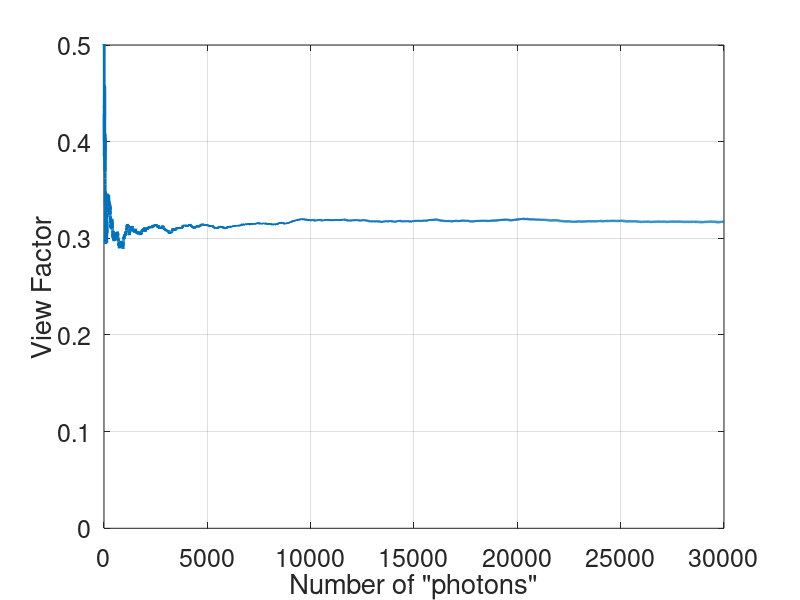
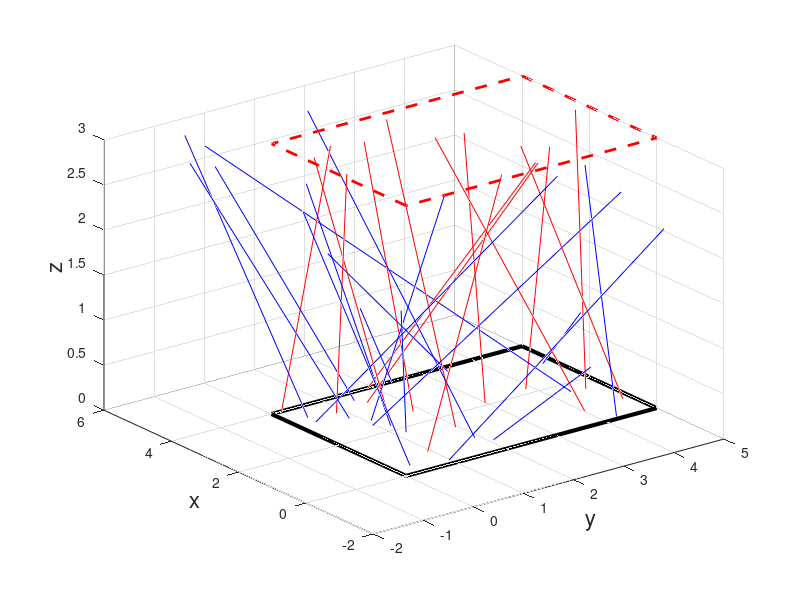

MATLAB code to generate these figures, in order:
% EJR 2016
% Determine diffuse view factor 
%  across 5x4x3 box furnace

numberOfPhotons = 30000;

X = 5; % Box Furnace Dimensions
Y = 4;
Z = 3; 

x1 = rand(numberOfPhotons,1).*X; % Start position
y1 = rand(numberOfPhotons,1).*Y;
 R = rand(numberOfPhotons,1); % (Random number, uniformly distributed from 0-1)
theta   = acos(sqrt(R));  % Emission angle! (To produce Uniform likelihood over unit hemisphere surface)
                          % To see why this gives uniform flux to a hemisphere, refer to: 
                          % Chen (2007) http://dx.doi.org/10.1103/PhysRevE.75.051504
                          % Or Rees (2015) http://dx.doi.org/10.1016/j.bpj.2015.09.023 
   phi  = 2*pi*rand(numberOfPhotons,1);

x3 = x1 + Z.*tan(theta).*cos(phi);
y3 = y1 + Z.*tan(theta).*sin(phi);

viewList13 = (x3>0).*(y3>0).*(x3<X).*(y3<Y);
viewFactor = sum(viewList13)/numberOfPhotons


viewFactorN = cumsum(viewList13)./(1:numberOfPhotons)' ;

figure(1)
plot(viewFactorN, 'lineWidth', 2)
xlabel('Number of "photons"', 'fontSize', 18)
ylabel('View Factor', 'fontSize', 18)
set(gca, 'fontSize', 18)
ylim([0 0.5])
grid on


%% 
myCol = zeros(length(viewList13), 3);
myCol(:,1) = (viewList13 == 1);
myCol(:,3) = (viewList13 == 0);

figure(3)
plot3([x1(1), x3(1)], [y1(1), y3(1)], [0 3], 'color' , myCol(1,:))
hold on
  for lp = 2:30
     plot3([x1(lp), x3(lp)], [y1(lp), y3(lp)], [0 3], 'color' , myCol(lp,:)) 
  end
  xlim([-2 5])
  ylim([-2 6])
  grid on
hold off
xlabel('y', 'fontSize', 16);
ylabel('x', 'fontSize', 16);
zlabel('z', 'fontSize', 16);

hold on
  plot3([0,0,X,X,0],[0,Y,Y,0,0], [0,0,0,0,0], 'k', 'lineWidth', 3);
  plot3([0,0,X,X,0],[0,Y,Y,0,0], [Z,Z,Z,Z,Z], 'r--', 'lineWidth', 2);
hold off
%%
% Exact method:

X = 4/3;
Y = 5/3;

F12 = (2/(pi*X*Y))*( (log( ((1+X^2)*(1+Y^2)/(1+X^2+Y^2))^0.5 )) ...
       + X*sqrt(1+Y^2)*atan(X/(sqrt(1+Y^2))) ... 
       + Y*sqrt(1+X^2)*atan(Y/(sqrt(1+X^2))) ...
       - X*atan(X) - Y*atan(Y) )
 

%%
% 2D opposing strips H = 3;
H=3;

F12 = sqrt(1+H^2) - H

numberOfPhotons = 30000;
x1 = rand(numberOfPhotons,1);

R = rand(numberOfPhotons,1);
   theta = acos(R);
   
 x2 = x1 + H*tan(R);
 
 viewList12 = (x2<1).*(x2>0);
 
mean(viewList12)